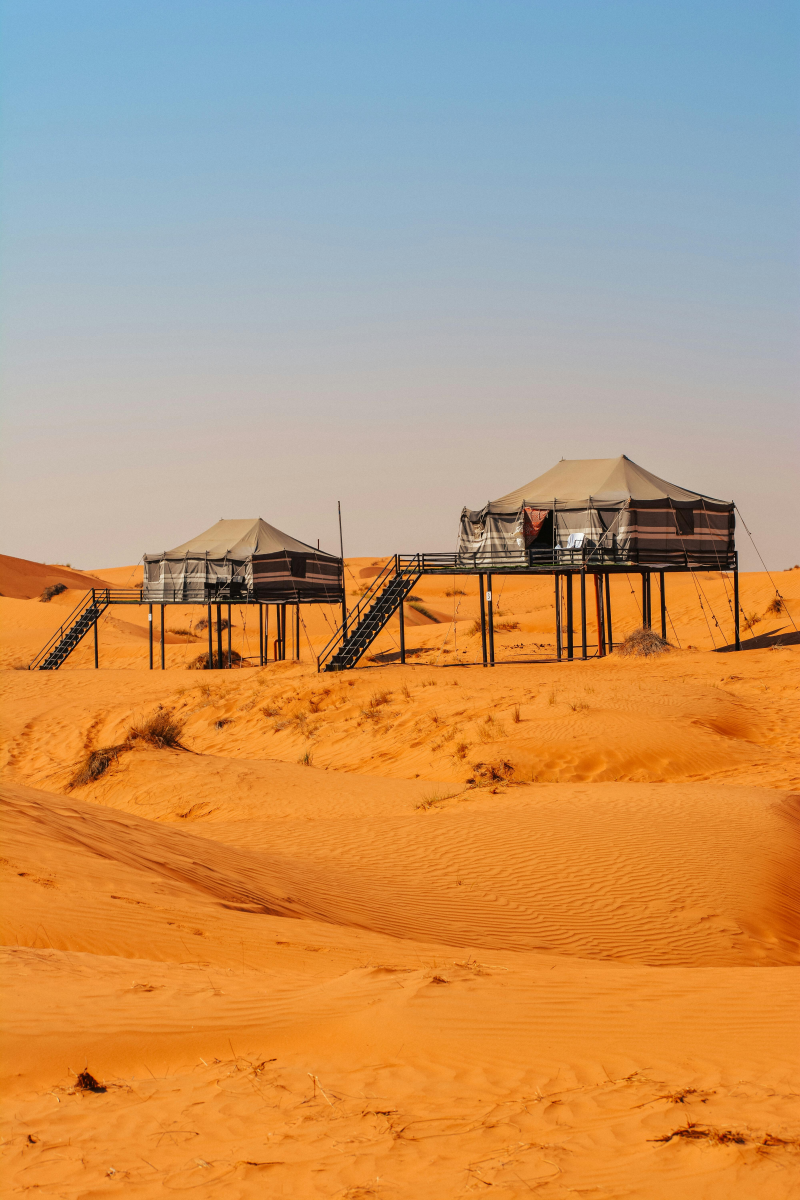
#> input picture pca.jpg, 4000 x 6000 px (shown at 1/5 size)
$ jupyter execute --allow-errors PCA.ipynb
#> lines starting #> are read from the running program, lines starting #| are printed output that depends on the picture
[cell 1]
import numpy as np
import matplotlib.pyplot as plt
from PIL import Image
from sklearn.decomposition import PCA
import pandas as pd
from tabulate import tabulate
from IPython.display import display

# Load the image
image = Image.open("pca.jpg")
#> image is the input picture: PIL image 4000x6000 RGB; mean R, G, B 192.9, 150.6, 107.6
image_array = np.array(image)

# Convert to RGB and split channels
image_convert = image.convert("RGB")
R, G, B = image_convert.split()
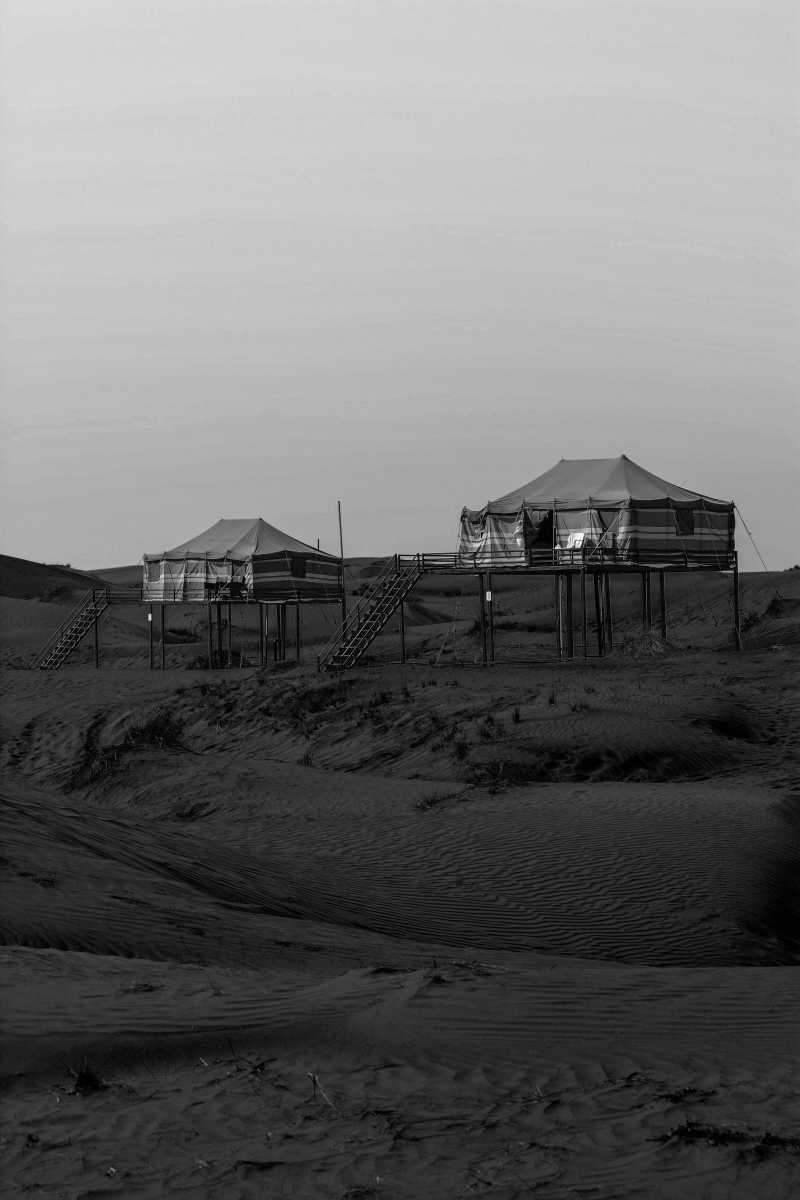
#> B: PIL image 4000x6000 L (shown at 1/5 size); min 0, max 255, mean 107.6
R = np.array(R)
G = np.array(G)
B = np.array(B)

# Apply PCA with optimized settings
n_components = 15  # Adjust for compression

def apply_pca(image_channel, n_components):
#> called with n_components = 15
    pca = PCA(n_components=n_components)
    transformed = pca.fit_transform(image_channel)  # Compressed representation
    reconstructed = pca.inverse_transform(transformed)  # Reconstruct image
    return np.clip(reconstructed, 0, 255).astype(np.uint8), transformed, pca

R_pca, R_transformed, pca_R = apply_pca(R, n_components)
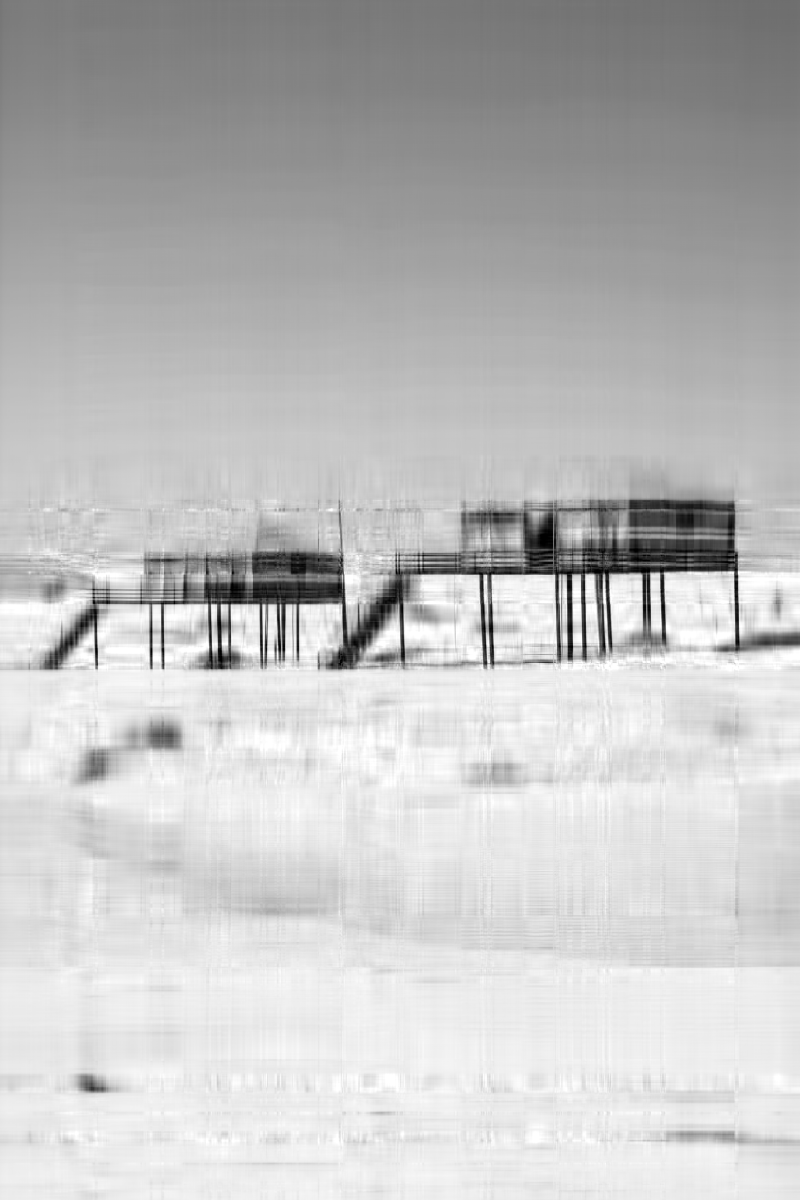
#> R_pca: shape (6000, 4000) (shown at 1/5 size); min 0, max 255, mean 192.4
G_pca, G_transformed, pca_G = apply_pca(G, n_components)
B_pca, B_transformed, pca_B = apply_pca(B, n_components)
#> call 3 of apply_pca, with n_components = 15
#> in apply_pca (call 3), `reconstructed = pca.inverse_transform(transformed)`:
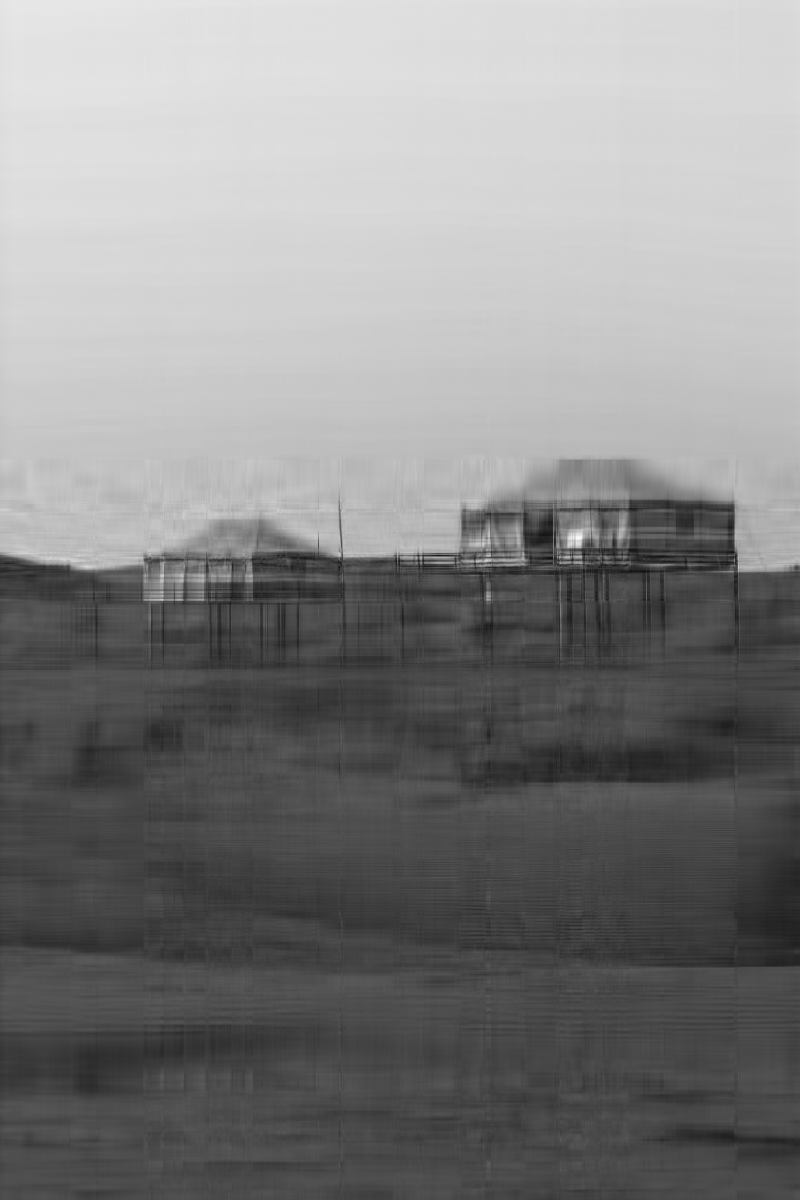
#> reconstructed: shape (6000, 4000) float64 (shown at 1/5 size); min -37.6, max 243.4, mean 107.6; drawn with min black and max white

# Reconstruct and stack channels
compressed_image = np.stack([R_pca, G_pca, B_pca], axis=-1)
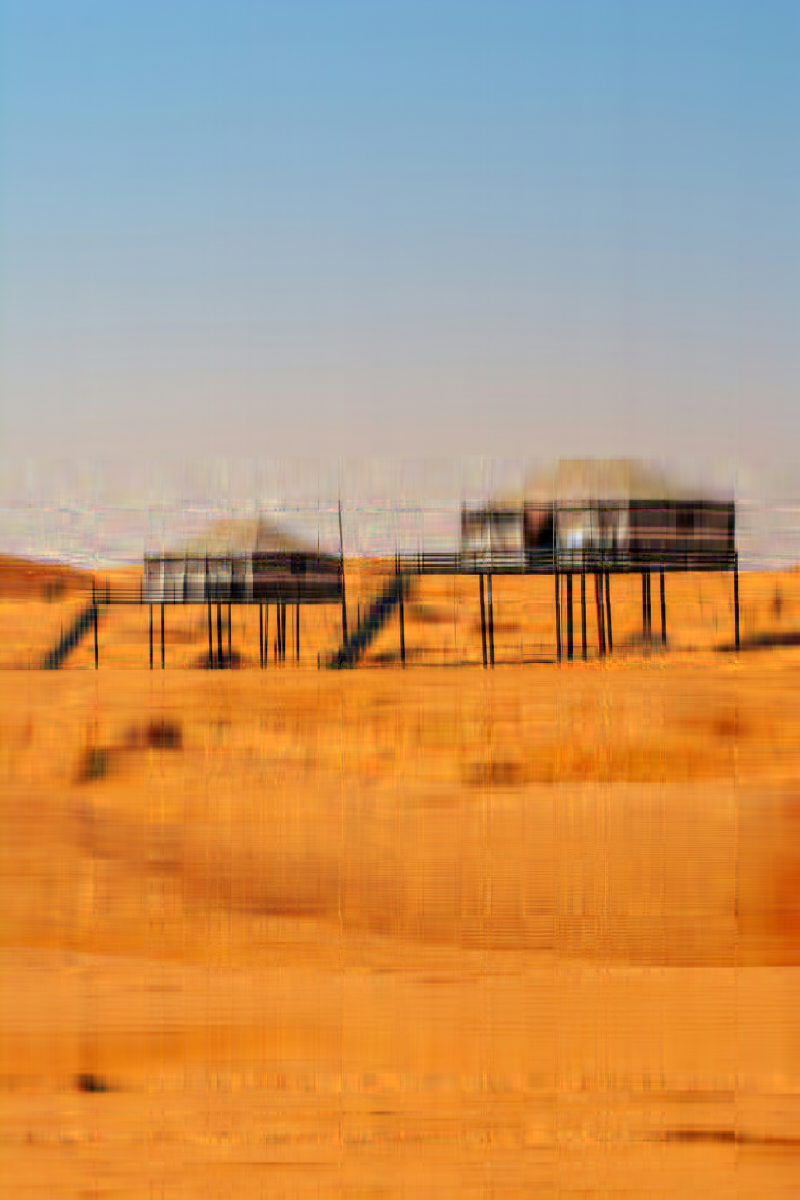
#> compressed_image: shape (6000, 4000, 3) (shown at 1/5 size); mean of channels 0, 1, 2 192.4, 150.1, 107.1; drawn as R, G, B

# Compare images
#> (the rest of this cell did not finish here and is left out)
